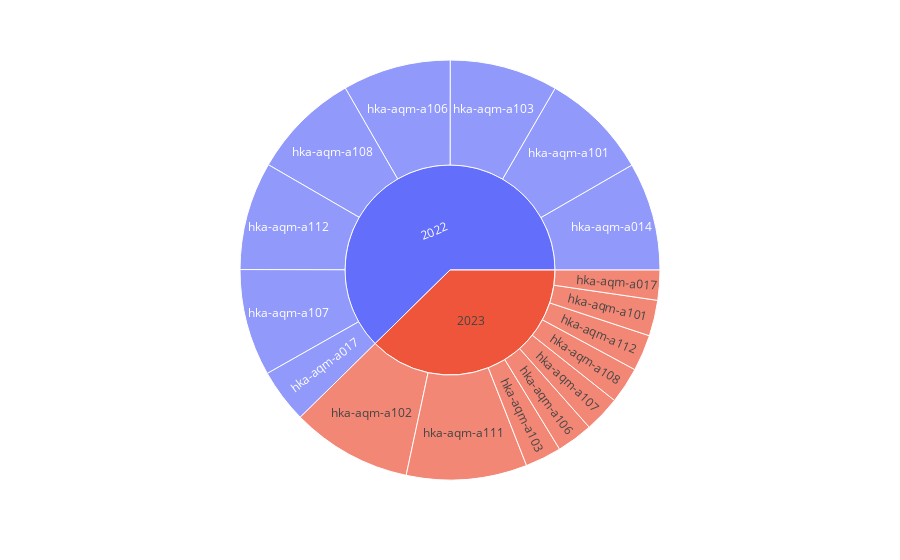

The cell this chart's notebook holds for it:
### Code cell
px.sunburst(df_daysmissing, path=['year', 'device_id'], values='missing_days')

### Figure 1 — Plotly figure (JSON) as saved in the notebook; plotly's stock layout.template omitted (floating-point values rounded to 4 significant figures)
{"data": [{"branchvalues": "total", "domain": {"x": [0, 1], "y": [0, 1]}, "hovertemplate": "labels=%{label}<br>missing_days=%{value}<br>parent=%{parent}<br>id=%{id}<extra></extra>", "ids": ["2022/hka-aqm-a014", "2022/hka-aqm-a017", "2023/hka-aqm-a017", "2022/hka-aqm-a101", "2023/hka-aqm-a101", "2023/hka-aqm-a102", "2022/hka-aqm-a103", "2023/hka-aqm-a103", "2022/hka-aqm-a106", "2023/hka-aqm-a106", "2022/hka-aqm-a107", "2023/hka-aqm-a107", "2022/hka-aqm-a108", "2023/hka-aqm-a108", "2023/hka-aqm-a111", "2022/hka-aqm-a112", "2023/hka-aqm-a112", "2022", "2023"], "labels": ["hka-aqm-a014", "hka-aqm-a017", "hka-aqm-a017", "hka-aqm-a101", "hka-aqm-a101", "hka-aqm-a102", "hka-aqm-a103", "hka-aqm-a103", "hka-aqm-a106", "hka-aqm-a106", "hka-aqm-a107", "hka-aqm-a107", "hka-aqm-a108", "hka-aqm-a108", "hka-aqm-a111", "hka-aqm-a112", "hka-aqm-a112", "2022", "2023"], "name": "", "parents": ["2022", "2022", "2023", "2022", "2023", "2023", "2022", "2023", "2022", "2023", "2022", "2023", "2022", "2023", "2023", "2022", "2023", "", ""], "type": "sunburst", "values": [0.7521, 0.3761, 0.2088, 0.7521, 0.2491, 0.8388, 0.7521, 0.2527, 0.7521, 0.2527, 0.7436, 0.2527, 0.7521, 0.2527, 0.8388, 0.7521, 0.2527, 5.632, 3.399]}], "layout": {"legend": {"tracegroupgap": 0}, "margin": {"t": 60}}}
